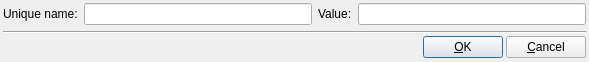
<?xml version="1.0" encoding="UTF-8"?>
<ui version="4.0" stdsetdef="1">
  <author></author>
  <comment></comment>
  <exportmacro></exportmacro>
  <class>StringEditor</class>
  <widget class="QDialog" name="StringEditor">
    <property name="geometry">
      <rect>
        <x>0</x>
        <y>0</y>
        <width>589</width>
        <height>62</height>
      </rect>
    </property>
    <property name="windowTitle">
      <string>String Editor</string>
    </property>
    <layout class="QGridLayout">
      <property name="margin">
        <number>3</number>
      </property>
      <property name="spacing">
        <number>3</number>
      </property>
      <item row="1" column="0" rowspan="2" colspan="3">
        <widget class="Line" name="line3">
          <property name="frameShape">
            <enum>QFrame::HLine</enum>
          </property>
          <property name="frameShadow">
            <enum>QFrame::Sunken</enum>
          </property>
        </widget>
      </item>
      <item row="3" column="0">
        <spacer name="spacer5">
          <property name="sizeHint">
            <size>
              <width>341</width>
              <height>21</height>
            </size>
          </property>
          <property name="sizeType">
            <enum>QSizePolicy::Expanding</enum>
          </property>
          <property name="orientation">
            <enum>Qt::Horizontal</enum>
          </property>
        </spacer>
      </item>
      <item row="2" column="1" rowspan="2" colspan="1">
        <widget class="QPushButton" name="pushButton11">
          <property name="text">
            <string>&amp;OK</string>
          </property>
        </widget>
      </item>
      <item row="2" column="2" rowspan="2" colspan="1">
        <widget class="QPushButton" name="pushButton10">
          <property name="text">
            <string>&amp;Cancel</string>
          </property>
        </widget>
      </item>
      <item row="0" column="0" rowspan="1" colspan="3">
        <layout class="QHBoxLayout">
          <item>
            <widget class="QLabel" name="textLabel1">
              <property name="text">
                <string>Unique name:</string>
              </property>
              <property name="buddy" stdset="0">
                <cstring>_name</cstring>
              </property>
              <property name="wordWrap">
                <bool>false</bool>
              </property>
            </widget>
          </item>
          <item>
            <widget class="QLineEdit" name="_name"/>
          </item>
          <item>
            <widget class="QLabel" name="textLabel2">
              <property name="text">
                <string>Value:</string>
              </property>
              <property name="buddy" stdset="0">
                <cstring>_value</cstring>
              </property>
              <property name="wordWrap">
                <bool>false</bool>
              </property>
            </widget>
          </item>
          <item>
            <widget class="QLineEdit" name="_value">
              <property name="sizePolicy">
                <sizepolicy>
                  <hsizetype>3</hsizetype>
                  <vsizetype>0</vsizetype>
                  <horstretch>0</horstretch>
                  <verstretch>0</verstretch>
                </sizepolicy>
              </property>
            </widget>
          </item>
        </layout>
      </item>
    </layout>
  </widget>
  <layoutdefault spacing="6" margin="11"/>
  <pixmapfunction>qPixmapFromMimeSource</pixmapfunction>
  <tabstops>
    <tabstop>_name</tabstop>
    <tabstop>_value</tabstop>
    <tabstop>pushButton11</tabstop>
    <tabstop>pushButton10</tabstop>
  </tabstops>
  <connections>
    <connection>
      <sender>pushButton10</sender>
      <signal>clicked()</signal>
      <receiver>StringEditor</receiver>
      <slot>reject()</slot>
    </connection>
    <connection>
      <sender>pushButton11</sender>
      <signal>clicked()</signal>
      <receiver>StringEditor</receiver>
      <slot>accept()</slot>
    </connection>
  </connections>
</ui>
